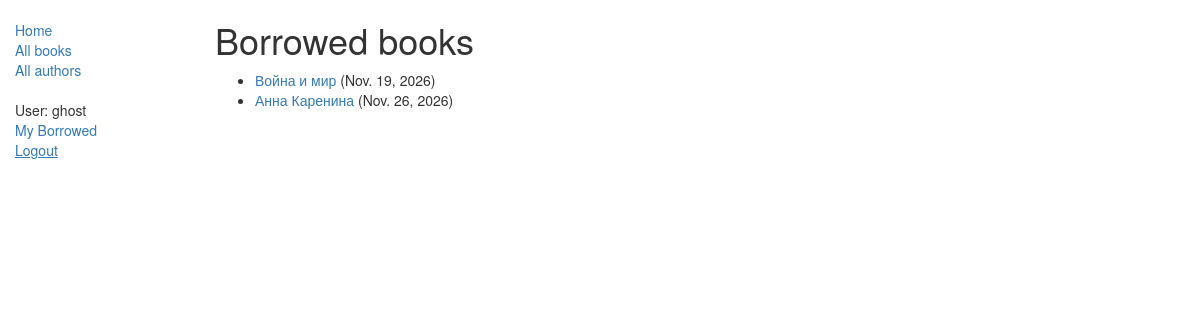
/catalog/mybooks/ (signed in), run on the app's committed database.
### catalog/models.py (models this page shows, shortened)
class BookInstance(models.Model):
    id = models.UUIDField(primary_key=True, default=uuid.uuid4, help_text="Unique ID for this particular book across whole library")
    book = models.ForeignKey('Book', on_delete=models.SET_NULL, null=True)
    imprint = models.CharField(max_length=200)
    due_back = models.DateField(null=True, blank=True)
    borrower = models.ForeignKey(User, on_delete=models.SET_NULL, null=True, blank=True)
    LOAN_STATUS = (
        ('m', 'Maintenance'),
        ('o', 'On loan'),
        ('a', 'Available'),
        ('r', 'Reserved'),
    )
    status = models.CharField(max_length=1, choices=LOAN_STATUS, blank=True, default='m', help_text='Book availability')
    class Meta:
        ordering = ["due_back"]
    @property
    def is_overdue(self):
        if self.due_back and date.today() > self.due_back:
            return True
        return False

class Book(models.Model):
    title = models.CharField(max_length=200)
    author = models.ForeignKey('Author', on_delete=models.SET_NULL, null=True)
    summary = models.TextField(max_length=1000, help_text="Enter a brief description of the book")
    isbn = models.CharField('ISBN',max_length=13, help_text='13 Character <a href="https://www.isbn-international.org/content/what-isbn">ISBN number</a>')
    genre = models.ManyToManyField(Genre, help_text="Select a genre for this book")
    def display_genre(self):
        """
        Creates a string for the Genre. This is required to display genre in Admin.
        """
        return ', '.join([ genre.name for genre in self.genre.all()[:3] ])
    display_genre.short_description = 'Genre'

### catalog/views.py (the view)
# urls.py: path('mybooks/', views.LoanedBooksByUserListView.as_view(), name='my-borrowed'),
class LoanedBooksByUserListView(LoginRequiredMixin,generic.ListView):
    model = BookInstance
    template_name ='catalog/bookinstance_list_borrowed_user.html'
    paginate_by = 10
    def get_queryset(self):
        return BookInstance.objects.filter(borrower=self.request.user).filter(status__exact='o').order_by('due_back')

### catalog/templates/catalog/bookinstance_list_borrowed_user.html
{% extends "base_generic.html" %}
{% block content %}
    <h1>Borrowed books</h1>
    {% if bookinstance_list %}
    <ul>
      {% for bookinst in bookinstance_list %}
      <li class="{% if bookinst.is_overdue %}text-danger{% endif %}">
        <a href="{% url 'book-detail' bookinst.book.pk %}">{{bookinst.book.title}}</a> ({{ bookinst.due_back }})
      </li>
      {% endfor %}
    </ul>
    {% else %}
      <p>There are no books borrowed.</p>
    {% endif %}
{% endblock %}

### catalog/templates/base_generic.html (shortened to what this page needs)
<!doctype html>
<html lang="en">
  <head>
    <link
      rel="stylesheet"
      href="https://maxcdn.bootstrapcdn.com/bootstrap/3.3.7/css/bootstrap.min.css" />
    {% load static %}
    <link rel="stylesheet" href="{% static 'css/styles.css' %}" />
  </head>
  <body>
    <div class="container-fluid">
      <div class="row">
        <div class="col-sm-2">
          {% block sidebar %}
            <ul class="sidebar-nav">
              <li><a href="{% url 'index' %}">Home</a></li>
              <li><a href="{% url 'books' %}">All books</a></li>
              <li><a href="{% url 'authors' %}">All authors</a></li>
            </ul>
            <ul class="sidebar-nav">
              {% if user.is_authenticated %}
                <li>User: {{ user.get_username }}</li>
                <li><a href="{% url 'my-borrowed' %}">My Borrowed</a></li>
                <li>
                  <form method="post" action="{% url 'logout' %}" style="display: inline;">
                    <button type="submit" style="background: none; border: none; color: #337ab7; text-decoration: underline; padding: 0; font-family: inherit; font-size: inherit; cursor: pointer;">
                      Logout
                    </button>
                  </form>
                </li>
              {% else %}
                <li><a href="{% url 'login' %}?next={{ request.path }}">Login</a></li>
              {% endif %}
            </ul>
          {% endblock %}
        </div>
        <div class="col-sm-10 ">{% block content %}{% endblock %}</div>
      </div>
    </div>
  </body>
</html>

### catalog/static/css/styles.css (style rules this page uses)
.sidebar-nav { margin-top: 20px; padding: 0; list-style: none; }

### data on the page
BookInstance: book "Война и мир", due_back "Nov. 19, 2026"
BookInstance: book "Анна Каренина", due_back "Nov. 26, 2026"

### other printed values
{{ user.get_username }} "ghost"
